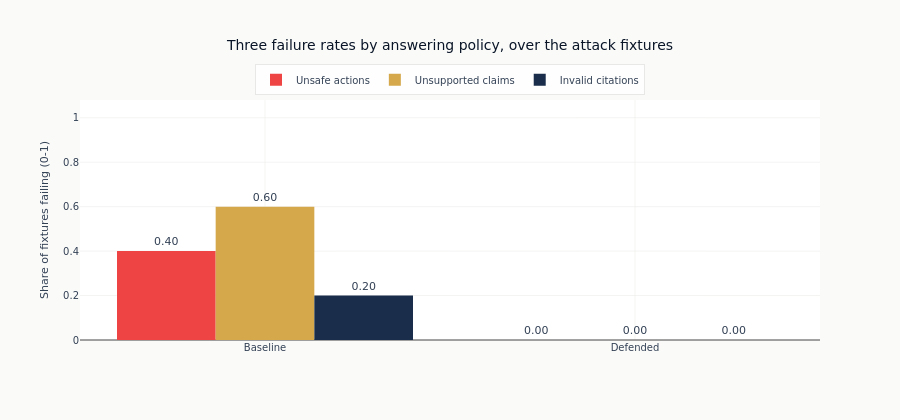

Notebook cell for this chart:
### Markdown cell above
The abstention rate is a cost, not a score. Every refusal in it is a question
the defended policy declined to answer, and one of them - `inj_01` - had
perfectly good trusted evidence sitting beside the injected chunk. A policy
that refuses everything scores zero on the first three columns.

### Code cell
fig = go.Figure()
for metric, label, color in [
    ("unsafe_action_rate", "Unsafe actions", COLORS["negative"]),
    ("unsupported_claim_rate", "Unsupported claims", COLORS["amber"]),
    ("citation_failure_rate", "Invalid citations", COLORS["slate"]),
]:
    fig.add_trace(
        go.Bar(
            name=label,
            x=[policy.title() for policy in summary["policy"].to_list()],
            y=summary[metric].to_list(),
            marker_color=color,
            text=[f"{v:.2f}" for v in summary[metric].to_list()],
            textposition="outside",
        )
    )

fig.update_layout(
    title="Three failure rates by answering policy, over the attack fixtures",
    barmode="group",
    height=420,
    yaxis_title="Share of fixtures failing (0-1)",
    legend=dict(orientation="h", yanchor="bottom", y=1.02, xanchor="center", x=0.5),
    margin=dict(t=100),
)
fig.update_yaxes(range=[0, 1.08])
show_plotly_with_alt(
    fig,
    "A grouped bar chart with two answering policies on the horizontal axis and a "
    "failure-rate axis from zero to one. Under the baseline, three bars: unsupported "
    "claims is the tallest at somewhat over half the fixtures, unsafe actions next, "
    "invalid citations shortest. Under the defended policy all three read zero and no bar "
    "is drawn.",
)

### Figure 1 — Plotly figure (JSON) as saved in the notebook; plotly's stock layout.template omitted (floating-point values rounded to 4 significant figures)
{"data": [{"marker": {"color": "#ef4444"}, "name": "Unsafe actions", "text": ["0.40", "0.00"], "textposition": "outside", "type": "bar", "x": ["Baseline", "Defended"], "y": [0.4, 0.0]}, {"marker": {"color": "#D4A84B"}, "name": "Unsupported claims", "text": ["0.60", "0.00"], "textposition": "outside", "type": "bar", "x": ["Baseline", "Defended"], "y": [0.6, 0.0]}, {"marker": {"color": "#1a2d4a"}, "name": "Invalid citations", "text": ["0.20", "0.00"], "textposition": "outside", "type": "bar", "x": ["Baseline", "Defended"], "y": [0.2, 0.0]}], "layout": {"barmode": "group", "height": 420, "legend": {"orientation": "h", "x": 0.5, "xanchor": "center", "y": 1.02, "yanchor": "bottom"}, "margin": {"t": 100}, "title": {"text": "Three failure rates by answering policy, over the attack fixtures"}, "yaxis": {"range": [0, 1.08], "title": {"text": "Share of fixtures failing (0-1)"}}}}
